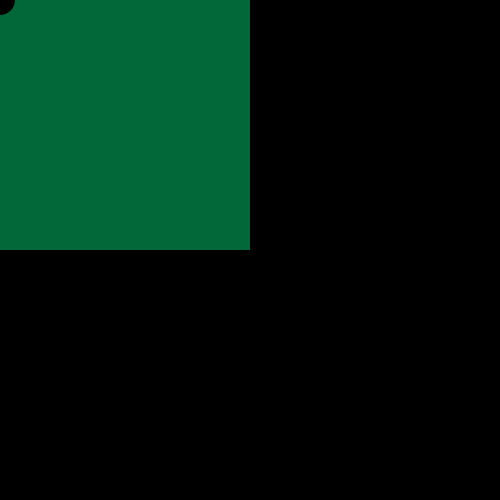
Frame 1 (no input)
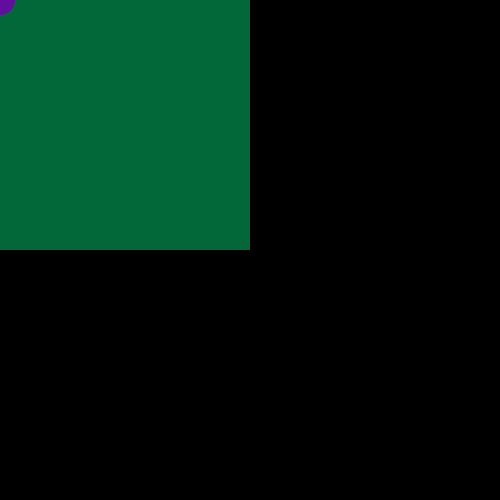
Frame 60 (the mouse pressed at the canvas centre just before this capture)
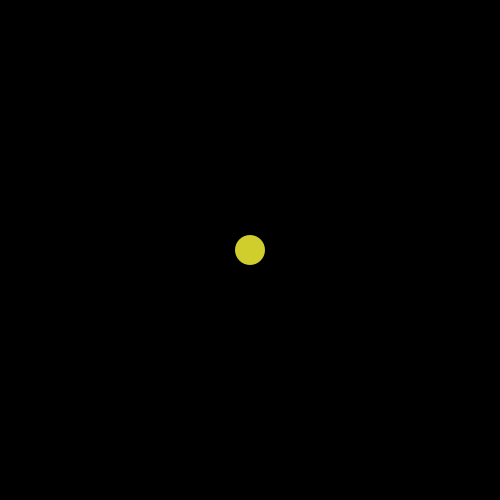
Frame 120 (the mouse held since frame 60 and released just before this capture)

The Processing sketch that drew these frames (run headless with seeded random() and noise(); from frame 60 on, the mouse is pressed at the canvas centre):

// Processing sketch: processing_5177
// ── processing_5177.pde

int x = 0; // x position
int y = 0; // y position

int speed = 100;

int state = 0;


int r;
int g;
int b;

void setup () {
  size (500,500);
}

void draw () 
{
  background(0);
  noStroke();
  
  if( mouseX > 250 && mouseY > 250) 
  { fill(2,104,57);
    rect(250,250,width/2,height/2);
  }
  
  if( mouseX > 250 && mouseY < 250)
  { fill(88,0,138);
    rect(250,0,width/2,height/2);
  }
  
  if( mouseX < 250 && mouseY > 250) 
  { fill(88,0,138);
    rect(0,250,width/2,height/2);
  }
  
  if( mouseX < 250 && mouseY < 250 && mouseY < 500 ) 
  { fill(2,104,57);
    rect(0,0,width/2,height/2);
  }
  
  
    fill(r,g,b);
    ellipse(pmouseX,pmouseY,30,30);
    r = int(random(0,255));
    g = int(random(0,255));
    b = int(random(0,255));
}

void mousePressed() {
  if (mouseButton == LEFT)  {
    fill(r,g,b);
    rect(x,y,50,50);
  if(state == 0 ) {
    x = x + speed;
  if (x > width-50) {
    x = width-50;
    state = 1;
    }
  } else if (state == 1) {
    y = y + speed - 2;
    x = x - speed + 1;
  if (x < 0) {
     y = 450;
     x = 0;
   state = 2;
  } 
  } else if (state == 2) {
    x = x + speed;
  if (x > width-50) {
     y = 450;
     x = 450;
     state = 3;
  }
  } else if (state == 3) {
     x = 0;
     y = 0;
    state = 0;
  }
}
}
